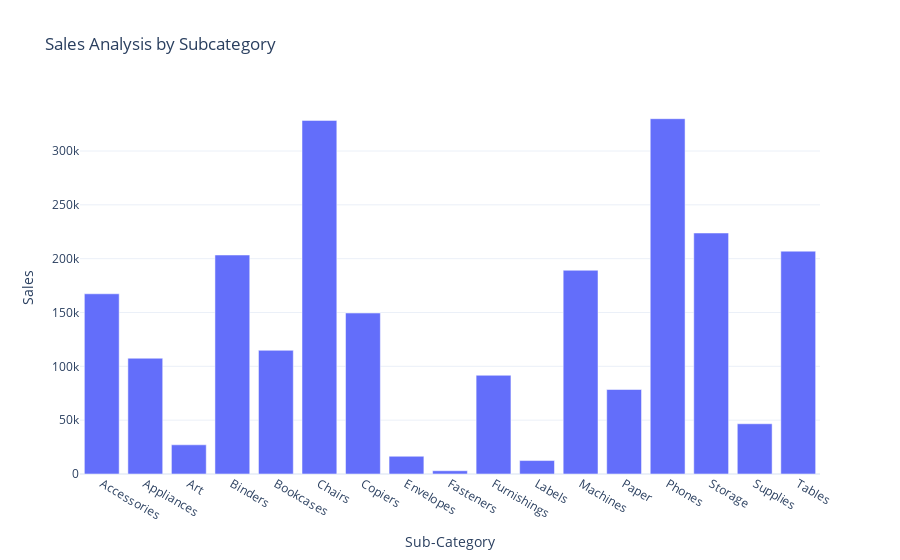

Here is the notebook cell this chart was saved with:
### Code cell
fig = px.bar(sales_by_subcategory , x = 'Sub-Category' , y = 'Sales' , title = 'Sales Analysis by Subcategory')
fig.show()

### Figure 1 — Plotly figure (JSON) as saved in the notebook; plotly's stock layout.template omitted (floating-point values rounded to 4 significant figures)
{"data": [{"alignmentgroup": "True", "hovertemplate": "Sub-Category=%{x}<br>Sales=%{y}<extra></extra>", "legendgroup": "", "marker": {"color": "#636efa", "pattern": {"shape": ""}}, "name": "", "offsetgroup": "", "orientation": "v", "showlegend": false, "textposition": "auto", "type": "bar", "x": ["Accessories", "Appliances", "Art", "Binders", "Bookcases", "Chairs", "Copiers", "Envelopes", "Fasteners", "Furnishings", "Labels", "Machines", "Paper", "Phones", "Storage", "Supplies", "Tables"], "xaxis": "x", "y": [167400.0, 107500.0, 27120.0, 203400.0, 114900.0, 328400.0, 149500.0, 16480.0, 3024.0, 91710.0, 12490.0, 189200.0, 78480.0, 330000.0, 223800.0, 46670.0, 207000.0], "yaxis": "y"}], "layout": {"autosize": true, "barmode": "relative", "legend": {"tracegroupgap": 0}, "title": {"text": "Sales Analysis by Subcategory"}, "xaxis": {"anchor": "y", "autorange": true, "domain": [0, 1], "range": [-0.5, 16.5], "title": {"text": "Sub-Category"}, "type": "category"}, "yaxis": {"anchor": "x", "autorange": true, "domain": [0, 1], "range": [0, 347400.0], "title": {"text": "Sales"}, "type": "linear"}}}
